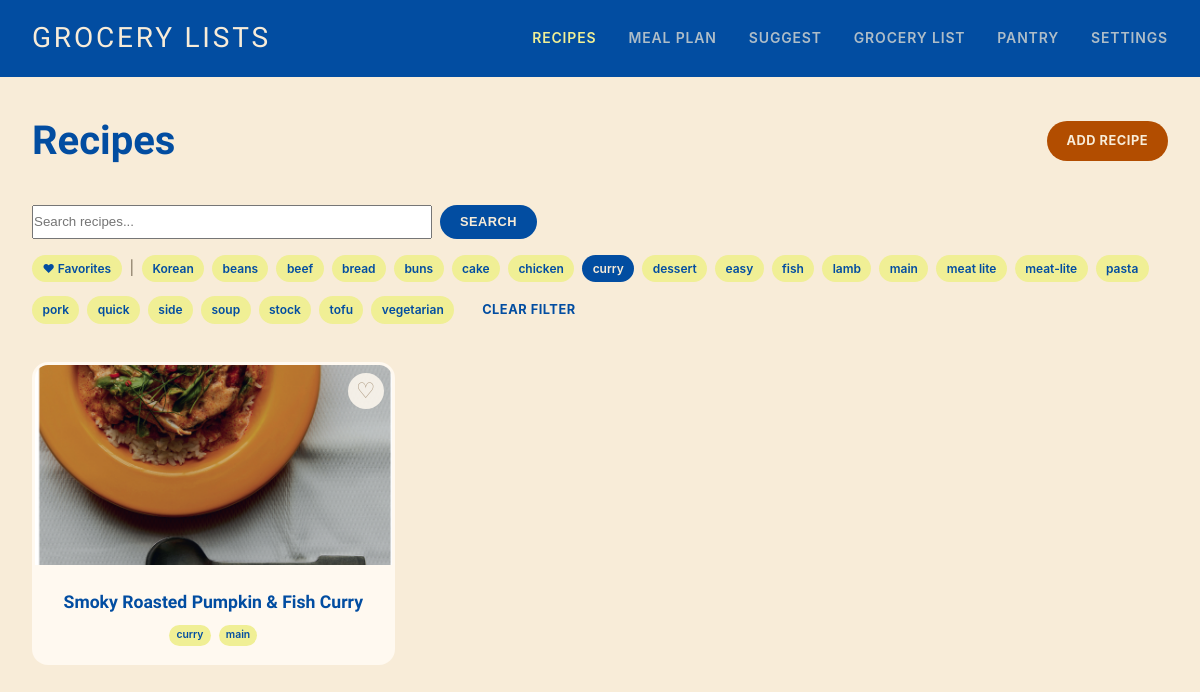
Page /recipes?tag=curry on the committed database.
### tables this page shows
CREATE TABLE recipes (
            id INTEGER PRIMARY KEY AUTOINCREMENT,
            title TEXT NOT NULL,
            url TEXT,
            source TEXT,
            image_url TEXT,
            ingredients TEXT NOT NULL,  -- JSON array
            instructions TEXT,
            rating INTEGER DEFAULT 0,
            notes TEXT,
            tags TEXT,  -- JSON array
            date_added TEXT NOT NULL,
            last_made TEXT
        , is_favorite INTEGER DEFAULT 0);

### app.py (the view)
@app.route('/recipes')
def recipes():
    search = request.args.get('search', '')
    tag = request.args.get('tag', '')
    favorites_only = request.args.get('favorites') == '1'
    all_recipes = get_all_recipes(search=search, tag=tag if tag else None,
                                  favorites_only=favorites_only)
    all_tags = set()
    for recipe in get_all_recipes():
        all_tags.update(recipe.get('tags', []))
    return render_template('recipes.html', recipes=all_recipes,
                         search=search, current_tag=tag, all_tags=sorted(all_tags),
                         favorites_only=favorites_only)

### database.py (called while the page is built)
def get_db():
    conn = sqlite3.connect(DATABASE_PATH)
    conn.row_factory = sqlite3.Row
    return conn

def get_all_recipes(search=None, tag=None, favorites_only=False):
    conn = get_db()
    cursor = conn.cursor()
    query = "SELECT * FROM recipes WHERE 1=1"
    params = []
    if search:
        query += " AND title LIKE ?"
        params.append(f"%{search}%")
    if favorites_only:
        query += " AND is_favorite = 1"
    query += " ORDER BY date_added DESC"
    cursor.execute(query, params)
    rows = cursor.fetchall()
    conn.close()
    recipes = [_row_to_recipe(row) for row in rows]
    if tag:
        recipes = [r for r in recipes if tag in r.get('tags', [])]
    return recipes

def _row_to_recipe(row):
    return {
        'id': row['id'],
        'title': row['title'],
        'url': row['url'],
        'source': row['source'],
        'image_url': row['image_url'],
        'ingredients': json.loads(row['ingredients']),
        'instructions': row['instructions'],
        'rating': row['rating'],
        'notes': row['notes'],
        'tags': json.loads(row['tags']) if row['tags'] else [],
        'date_added': row['date_added'],
        'last_made': row['last_made'],
        'is_favorite': bool(row['is_favorite']) if row['is_favorite'] else False
    }

### templates/recipes.html (shortened to what this page needs)
{% extends "base.html" %}
{% block content %}
<div class="page-header">
    <h1>Recipes</h1>
    <a href="{{ url_for('add_recipe_page') }}" class="btn btn-primary">Add Recipe</a>
</div>
<div class="filters">
    <form method="GET" class="search-form">
        <input type="text" name="search" placeholder="Search recipes..." value="{{ search }}" class="search-input">
        <button type="submit" class="btn btn-secondary">Search</button>
    </form>
    <div class="tag-filters">
        <a href="{{ url_for('recipes', favorites='1') }}"
           class="tag {% if favorites_only %}active{% endif %}">&#9829; Favorites</a>
        {% if all_tags %}
        <span>|</span>
        {% for tag in all_tags %}
        <a href="{{ url_for('recipes', tag=tag) }}"
           class="tag {% if current_tag == tag %}active{% endif %}">{{ tag }}</a>
        {% endfor %}
        {% endif %}
        {% if current_tag or favorites_only %}
        <a href="{{ url_for('recipes') }}" class="btn btn-text">Clear filter</a>
        {% endif %}
    </div>
</div>
{% if recipes %}
<div class="recipe-grid">
    {% for recipe in recipes %}
    <a href="{{ url_for('recipe_detail', recipe_id=recipe.id) }}" class="recipe-card">
        <form action="{{ url_for('toggle_favorite_route', recipe_id=recipe.id) }}"
              method="POST" class="favorite-form" onclick="event.stopPropagation();">
            <button type="submit" class="favorite-btn {% if recipe.is_favorite %}active{% endif %}"
                    title="{% if recipe.is_favorite %}Remove from favorites{% else %}Add to favorites{% endif %}">
                {% if recipe.is_favorite %}&#9829;{% else %}&#9825;{% endif %}
            </button>
        </form>
        {% if recipe.image_url %}
        <img src="{{ recipe.image_url }}" alt="{{ recipe.title }}" class="recipe-card-image" loading="lazy">
        {% else %}
        <div class="recipe-card-image placeholder">No image</div>
        {% endif %}
        <div class="recipe-card-content">
            <h3>{{ recipe.title }}</h3>
            {% if recipe.tags %}
            <div class="recipe-tags">
                {% for tag in recipe.tags[:3] %}
                <span class="tag small">{{ tag }}</span>
                {% endfor %}
            </div>
            {% endif %}
        </div>
    </a>
    {% endfor %}
</div>
{% endif %}
{% endblock %}

### static/style.css (style rules this page uses)
* { box-sizing: border-box; margin: 0; padding: 0; }
body { font-family: -apple-system, BlinkMacSystemFont, 'Segoe UI', Roboto, Oxygen, Ubuntu, sans-serif; line-height: 1.6; color: #333; background: #F8ECD8; }
a { color: #024DA1; text-decoration: none; }
h1, h2, h3 { color: #024DA1; font-family: 'Baumans', -apple-system, BlinkMacSystemFont, sans-serif; }
.btn { display: inline-block; padding: 0.6rem 1.25rem; border-radius: 30px; border: none; cursor: pointer; font-size: 0.8rem; font-weight: 700; text-transform: uppercase; letter-spacing: 0.04em; transition: all 0.25s; text-align: center; }
.btn-primary { background: #B24D00; color: #F8ECD8; }
.btn-secondary { background: #024DA1; color: #F8ECD8; }
.btn-text { background: transparent; color: #024DA1; }
.page-header { display: flex; justify-content: space-between; align-items: center; margin-bottom: 2rem; flex-wrap: wrap; gap: 1rem; }
.page-header h1 { font-size: 2.5rem; }
.recipe-grid { display: grid; grid-template-columns: repeat(auto-fill, minmax(280px, 1fr)); gap: 1.5rem; margin-bottom: 1.5rem; }
.recipe-card { background: #FFF9F0; border-radius: 16px; overflow: hidden; border: 3px solid transparent; transition: border-color 0.3s, transform 0.2s; display: block; color: inherit; }
.recipe-card-image { width: 100%; height: 200px; object-fit: cover; }
.recipe-card-content { padding: 1rem 1.25rem; text-align: center; }
.recipe-card-content h3 { font-size: 1.1rem; margin-bottom: 0.25rem; color: #024DA1; }
.recipe-tags { display: flex; flex-wrap: wrap; gap: 0.5rem; margin-top: 0.5rem; justify-content: center; }
.tag { display: inline-block; padding: 0.25rem 0.65rem; background: #F0EF95; color: #024DA1; border-radius: 30px; font-size: 0.75rem; font-weight: 600; }
.tag.active { background: #024DA1; color: #F8ECD8; }
.tag.small { font-size: 0.65rem; padding: 0.15rem 0.45rem; }
.tag-filters { display: flex; align-items: center; gap: 0.5rem; flex-wrap: wrap; margin-top: 1rem; }
.tag-filters span { color: #7a6a55; font-size: 0.875rem; }
.filters { margin-bottom: 2rem; }
.search-form { display: flex; gap: 0.5rem; }
.search-input { flex: 1; max-width: 400px; }
.favorite-form { position: absolute; top: 0.5rem; right: 0.5rem; z-index: 10; }
.recipe-card { position: relative; }
.favorite-btn { background: rgba(255, 249, 240, 0.85); border: none; cursor: pointer; font-size: 1.35rem; line-height: 1; width: 2.25rem; height: 2.25rem; border-radius: 50%; display: flex; align-items: center; justify-content: center; color: #B09D85; transition: color 0.2s, background 0.2s; }

### rows in the picture
recipes: image_url (picture), title "Smoky Roasted Pumpkin & Fish Curry", 3 "curry" "main"

### other values in the picture
{{ tag }} "Korean" "beans" "beef" "bread" "buns" "cake" "chicken" "curry" "dessert" "easy" "fish" "lamb" "main" "meat lite" "meat-lite" "pasta" "pork" "quick" "side" "soup" "stock" "tofu" "vegetarian"
